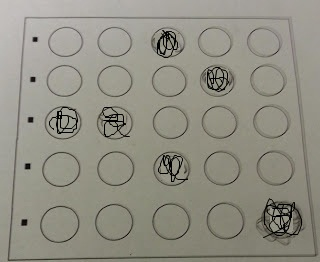
//> input picture testiram/testiram/testiram/testiram/test1.jpg, 320 x 262 px
$ ./main   (built with g++ and OpenCV 4)
//> lines starting //> are read from the running program, lines starting //| are printed output that depends on the picture; after the words box and inside, x2 and y2 are one past the last pixel; in counts of white or black regions, pixels touching at a corner belong together

#include <opencv2/highgui/highgui.hpp>
#include <opencv2/imgproc/imgproc.hpp>
#include <iostream>

using namespace cv;
using namespace std;

struct myclass {
    bool operator() (cv::Point pt1, cv::Point pt2) { return (pt1.x < pt2.x);}
} poredjenjeTacaka;

struct myclass2 {
    bool operator() (double a, double b) { return (a < b);}
} poredjenjeDouble;

Point2f computeIntersect(cv::Vec4i a,
                             cv::Vec4i b)
{
        int x1 = a[0], y1 = a[1], x2 = a[2], y2 = a[3], x3 = b[0], y3 = b[1], x4 = b[2], y4 = b[3];
        float denom;

        if (float d = ((float)(x1 - x2) * (y3 - y4)) - ((y1 - y2) * (x3 - x4)))
        {
                cv::Point2f pt;
                pt.x = ((x1 * y2 - y1 * x2) * (x3 - x4) - (x1 - x2) * (x3 * y4 - y3 * x4)) / d;
                pt.y = ((x1 * y2 - y1 * x2) * (y3 - y4) - (y1 - y2) * (x3 * y4 - y3 * x4)) / d;
                return pt;
        }
        else
                return cv::Point2f(-1, -1);
}

 void sortiranjeCoskova(std::vector<cv::Point2f>& coskovi, cv::Point2f centar)
 {


   std::vector<cv::Point2f> vrh, dno;
   for (int i = 0; i < coskovi.size(); i++)
   {
     if (coskovi[i].y < centar.y)
       vrh.push_back(coskovi[i]);
     else
       dno.push_back(coskovi[i]);
   }

  sort(vrh.begin(),vrh.end(),poredjenjeTacaka);
  sort(dno.begin(),dno.end(),poredjenjeTacaka);

   cv::Point2f gl = vrh[0];
   cv::Point2f gd = vrh[vrh.size()-1];
   cv::Point2f dl = dno[0];
   cv::Point2f dd = dno[dno.size()-1];
   coskovi.clear();

   coskovi.push_back(gl);
   coskovi.push_back(gd);
   coskovi.push_back(dd);
   coskovi.push_back(dl);
   cout<<"gornji lijevi"<<gl<<" gornji desni"<<gd<<" donji desni"<<dd<<" donji lijevi"<<endl;
 }

int main(int argc, char* argv[]){

	const int brPitanja=5;
	const int brOdg=5;
	//inicijalno svi odgovori imaju vrijednost -1
		int tacni[brPitanja][brOdg];
		for (int m=0; m<brPitanja; m++){
		  for (int n=0; n<brOdg; n++){
			  tacni[m][n]=-1;
		  }
		}
		//definisanje tacnih odgovora
	tacni[0][2]=1;
	tacni[1][3]=1;
	tacni[2][0]=1;
	tacni[2][1]=1;
	tacni[3][1]=1;
	tacni[4][3]=1;
	tacni[4][4]=1;

	//ucitavanje slike
	 const char* filename = argc >= 2 ? argv[1] : "test1.jpg";

 Mat img = imread(filename, 0);
//> img: 262 rows x 320 cols, CV_8UC1; min 0, max 194, mean 142.9
 if(img.empty())
 {

     cout << "can not open " << filename << endl;
     return -1;
 }

  cv::GaussianBlur(img,img,cv::Size(3,3),0); //blur
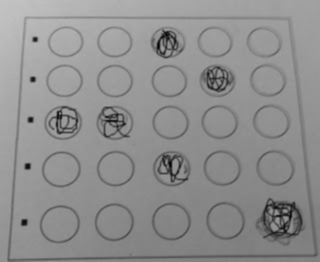
//> img: 262 rows x 320 cols, CV_8UC1; min 1, max 194, mean 142.9
   imshow("primjer0",img);
  adaptiveThreshold(img, img,255,CV_ADAPTIVE_THRESH_MEAN_C, CV_THRESH_BINARY,75,10);
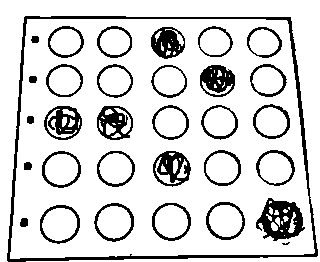
//> img: 262 rows x 320 cols, CV_8UC1; 84.2% white; 32 black regions (1 under 20 px), largest, box (x1, y1, x2, y2) and area: (7, 16, 318, 262) 3046, (256, 198, 305, 241) 1137, (200, 65, 235, 97) 723
  imshow("primjer0.1",img);
  cv::bitwise_not(img, img); //umjesto crno-bijelo ide bijelo-crno
imshow("primjer1",img);

  cv::Mat slika2;
  cvtColor(img,slika2, CV_GRAY2RGB);

    vector<Vec4i> linije;
  HoughLinesP(img, linije, 1, CV_PI/180, 80, 80, 10);
//> linije = 11 lines (x1, y1, x2, y2), first 8: [7, 260, 317, 255], [24, 17, 290, 17], [24, 18, 290, 18], [7, 259, 24, 19], [8, 259, 244, 255], [9, 261, 26, 16], [290, 19, 315, 256], [293, 37, 316, 256]
  cout<<linije.size()<<" linija"<<endl;
//| 11 linija
  for( size_t i = 0; i < linije.size(); i++ )
  {
   Vec4i l = linije[i];
   line( slika2, Point(l[0], l[1]), Point(l[2], l[3]), Scalar(0,255,0), 3, CV_AA);
  }
//> this loop made 11 passes
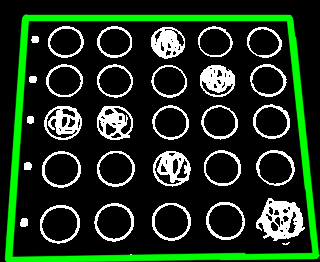
//> slika2: 262 rows x 320 cols, CV_8UC3; mean R, G, B 31, 52.6, 31

  imshow("primjer2",slika2);

    std::vector<cv::Point2f> coskovi;
  for (int i = 0; i < linije.size(); i++)
  {
      for (int j = i+1; j < linije.size(); j++)
      {
          cv::Point2f pt = computeIntersect(linije[i], linije[j]);
          if (pt.x >= 0 && pt.y >= 0 && pt.x < img.cols && pt.y < img.rows)
              coskovi.push_back(pt);
      }
  }
//> this loop made 11 passes
//> after the loop, coskovi = 31 Points (x, y), first 12: [6.93, 260], [9.07, 260], [314.9, 255], [315.9, 255], [314.7, 255], [140.7, 257.8], [314.1, 255.1], [24.14, 17], [25.93, 17], [289.8, 17], [290.9, 17], [289.7, 17]


  cout<<coskovi.size();
//| 31
  cv::Point2f centar(0,0);
  for (int i = 0; i < coskovi.size(); i++)
  centar += coskovi[i];
//> this loop made 31 passes
//> centar on passes 1 to 12: Point(6.93, 260), Point(16, 520), Point(330.9, 775), Point(646.8, 1030), Point(961.5, 1285.1), Point(1102.2, 1542.9), Point(1416.3, 1797.9), Point(1440.5, 1814.9), Point(1466.4, 1831.9), Point(1756.2, 1848.9), Point(2047.1, 1865.9), Point(2336.8, 1882.9)
  centar *= (1./ coskovi.size());
//> centar = Point(206, 164)

   sortiranjeCoskova(coskovi, centar);
//> the loop in sortiranjeCoskova, `for (int i = 0; i < coskovi.size(); i++)` made 31 passes
//> in sortiranjeCoskova, `sort(vrh.begin(),vrh.end(),poredjenjeTacaka);`: vrh = 12 Points (x, y): [24.14, 17], [24.07, 18], [25.93, 17], [25.86, 18], [288.8, 17], [288.9, 18], [289.8, 17], [289.7, 17], [289.9, 18], [289.8, 18], [290.9, 17], [291, 18]
//> in sortiranjeCoskova, `sort(dno.begin(),dno.end(),poredjenjeTacaka);`: dno = 19 Points (x, y), first 12: [6.93, 260], [6.98, 259.3], [7, 259], [9.07, 260], [9.12, 259.2], [9.14, 259], [140.7, 257.8], [314.1, 255.1], [314, 253.8], [314.2, 256], [314.7, 255], [314.8, 253.8]
//> in sortiranjeCoskova, `cv::Point2f gl = vrh[0];`: gl = Point(24.14, 17)
//> in sortiranjeCoskova, `cv::Point2f gd = vrh[vrh.size()-1];`: gd = Point(291, 18)
//> in sortiranjeCoskova, `cv::Point2f dl = dno[0];`: dl = Point(6.93, 260)
//> in sortiranjeCoskova, `cv::Point2f dd = dno[dno.size()-1];`: dd = Point(316, 256)
//> in sortiranjeCoskova, `coskovi.push_back(gl);`: coskovi = 1 Point (x, y): [24.14, 17]
//> in sortiranjeCoskova, `coskovi.push_back(gd);`: coskovi = 2 Points (x, y): [24.14, 17], [291, 18]
//> in sortiranjeCoskova, `coskovi.push_back(dd);`: coskovi = 3 Points (x, y): [24.14, 17], [291, 18], [316, 256]
//> in sortiranjeCoskova, `coskovi.push_back(dl);`: coskovi = 4 Points (x, y): [24.14, 17], [291, 18], [316, 256], [6.93, 260]
//| gornji lijevi[24.1417, 17] gornji desni[291.005, 18] donji desni[315.998, 255.979] donji lijevi

     for (int cor=0; cor<coskovi.size(); cor++){
  // Draw corner points
	cv::circle(slika2, coskovi[0], 3, CV_RGB(255,0,0), 2);
	cv::circle(slika2, coskovi[1], 3, CV_RGB(255,255,0), 2);
	cv::circle(slika2, coskovi[2], 3, CV_RGB(0,0,255), 2);
	cv::circle(slika2, coskovi[3], 3, CV_RGB(255,0,255), 2);
  }
//> this loop made 4 passes
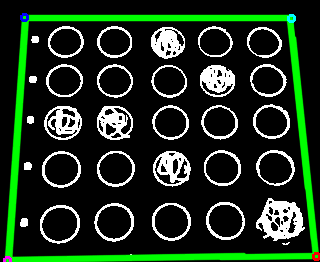
//> slika2: 262 rows x 320 cols, CV_8UC3; 0.25% of pixels changed, all inside (x1, y1, x2, y2) = (3, 13, 320, 262)
       imshow("primjer2.5",slika2);

     Rect r = boundingRect(coskovi);
//> r = Rect(6, 17, 310, 244)
  cout<<r<<endl;
//| [310 x 244 from (6, 17)]
  cv::Mat quad = cv::Mat::zeros(r.height, r.width, CV_8UC3);
//> quad: 244 rows x 310 cols, CV_8UC3; every value is 0
  // Coskovi slike nad kojom vrsimo transformaciju
  std::vector<cv::Point2f> quad_pts;
  quad_pts.push_back(cv::Point2f(0, 0));
  quad_pts.push_back(cv::Point2f(quad.cols, 0));
//> quad_pts = 2 Points (x, y): [0, 0], [310, 0]
  quad_pts.push_back(cv::Point2f(quad.cols, quad.rows));
  quad_pts.push_back(cv::Point2f(0, quad.rows));


      cv::Mat slika3;
  cvtColor(img,slika3, CV_GRAY2RGB);

    // matrica transformacije
  cv::Mat transmtx = cv::getPerspectiveTransform(coskovi, quad_pts);  //prvi param. coskovi stare slike,drugi param. coskovi nove slike
//> transmtx = [[1.15, 0.0815, -29.17], [-0.00441, 1.18, -19.88], [-7.22e-05, 0.00066, 1]]
  // primjena transformacije
  cv::warpPerspective(slika3, quad, transmtx, quad.size());
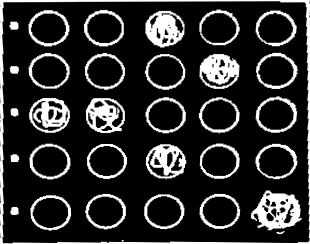
//> quad: 244 rows x 310 cols, CV_8UC3; min 0, max 255, mean 45.7

  imshow("primjer3",quad);

    Mat cimg;

  cvtColor(quad,cimg, CV_BGR2GRAY);
  vector<Vec3f> kruznice;
  HoughCircles(cimg, kruznice, CV_HOUGH_GRADIENT, 1, img.rows/7, 50, 40, 0, 0 );
//> kruznice = 21 circles (x, y, radius), first 12: [137.5, 106.5, 96.6], [132.5, 152.5, 100.8], [77.5, 116.5, 38], [243.5, 146.5, 66], [75.5, 57.5, 56.9], [77.5, 159.5, 45.2], [251.5, 56.5, 55.5], [188.5, 64.5, 40.5], [192.5, 105.5, 44.1], [127.5, 59.5, 58.4], [250.5, 104.5, 46.7], [245.5, 197.5, 44.9]
  for( size_t i = 0; i < kruznice.size(); i++ ){
    Point centar(cvRound(kruznice[i][0]), cvRound(kruznice[i][1]));
    // centar kruznice
    circle( quad, centar, 3, Scalar(0,0,255), -1, 8, 0 );
  }
//> this loop made 21 passes
//> centar on passes 1 to 12: Point(138, 106), Point(132, 152), Point(78, 116), Point(244, 146), Point(76, 58), Point(78, 160), Point(252, 56), Point(188, 64), Point(192, 106), Point(128, 60), Point(250, 104), Point(246, 198)
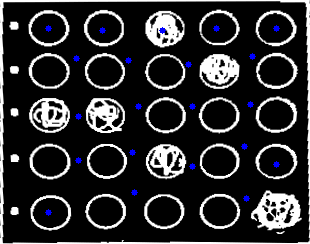
//> quad: 244 rows x 310 cols, CV_8UC3; 0.81% of pixels changed, all inside (x1, y1, x2, y2) = (45, 25, 280, 216)

    imshow("primjer4",quad);

    double prosR = 0;
  vector<double> red;
  vector<double> kol;
  vector<double> poeni;
  //Find rows and columns of circles for interpolation
  for(int i=0;i<kruznice.size();i++){
    bool pronadjen = false;
    int r = cvRound(kruznice[i][2]);
    prosR += r;
    int x = cvRound(kruznice[i][0]);
    int y = cvRound(kruznice[i][1]);
    for(int j=0;j<red.size();j++){
      double y2 = red[j];
      if(y - r < y2 && y + r > y2){
        pronadjen = true;
        break;
      }
    }
    if(!pronadjen){
      red.push_back(y);
    }
    pronadjen = false;
    for(int j=0;j<kol.size();j++){
      double x2 = kol[j];
      if(x - r < x2 && x + r > x2){
        pronadjen = true;
        break;
      }
    }
    if(!pronadjen){
      kol.push_back(x);
    }
  }
//> this loop made 21 passes
//> (r, prosR, x, y, pronadjen) on passes 1 to 12: (97, 97, 138, 106, false), (101, 198, 132, 152, true), (38, 236, 78, 116, false), (66, 302, 244, 146, false), (57, 359, 76, 58, true), (45, 404, 78, 160, true), (56, 460, 252, 56, true), (40, 500, 188, 64, false), (44, 544, 192, 106, true), (58, 602, 128, 60, true), (47, 649, 250, 104, true), (45, 694, 246, 198, true)
//> after the loop, prosR = 911
    prosR /= kruznice.size();
//> prosR = 43.38

  sort(red.begin(),red.end(),poredjenjeDouble);
//> red = [28, 64, 106, 160, 212]
  sort(kol.begin(),kol.end(),poredjenjeDouble);
//> kol = [48, 78, 102, 138, 162, 188, 216, 244, 276]
vector<int> indeksi;
    for(int i=0;i<red.size();i++){
    double max = 0;
//> (the run ends here: the program stops with an error, at `double y = red[i];`)

$ run again, with testiram/testiram/testiram/testiram/test21.png saved as testiram/testiram/testiram/testiram/test1.jpg
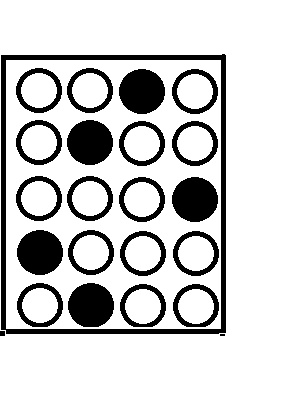
//> input picture testiram/testiram/testiram/testiram/test21.png, 291 x 400 px
//> img is the input picture: 400 rows x 291 cols, CV_8UC1; min 0, max 255, mean 205.7
//> linije = 57 lines (x1, y1, x2, y2), first 8: [221, 336, 226, 55], [2, 335, 2, 54], [1, 335, 1, 55], [5, 334, 5, 54], [3, 335, 3, 54], [0, 331, 226, 331], [92, 176, 226, 310], [96, 177, 226, 307]
//| 57 linija
//> the loop `for( size_t i = 0; i < linije.size(); i++ )` made 57 passes
//> the loop `for (int i = 0; i < linije.size(); i++)` made 57 passes
//> after the loop `for (int i = 0; i < linije.size(); i++)`: coskovi = 961 Points (x, y), first 12: [221.1, 331], [221.5, 305.5], [221.6, 302.6], [222.5, 251.5], [222.4, 254.4], [221.1, 329], [225.4, 87.58], [221.1, 332], [224.4, 143.6], [225.9, 59], [224.4, 145.6], [226, 57.01]
//| 961
//> the loop `for (int i = 0; i < coskovi.size(); i++)` made 961 passes
//> centar on passes 1 to 3: Point(221.1, 331), Point(442.6, 636.5), Point(664.2, 939.1)
//> after the loop `for (int i = 0; i < coskovi.size(); i++)`: centar = Point(115391.6, 184839.3)
//> `centar *= (1./ coskovi.size());`: centar = Point(120.1, 192.3)
//> after the loop in sortiranjeCoskova, `for (int i = 0; i < coskovi.size(); i++)`: vrh = 456 Points (x, y), first 12: [225.4, 87.58], [224.4, 143.6], [225.9, 59], [224.4, 145.6], [226, 57.01], [225.4, 89.62], [226.4, 34.64], [225.9, 58], [226.4, 30.57], [225.5, 82.49], [225.4, 87.57], [225.4, 88.6]; dno = 505 Points (x, y), first 12: [221.1, 331], [221.5, 305.5], [221.6, 302.6], [222.5, 251.5], [222.4, 254.4], [221.1, 329], [221.1, 332], [221.1, 330], [221.1, 333], [220.7, 354.7], [222.6, 248.6], [223.4, 198.4]
//> in sortiranjeCoskova, `sort(vrh.begin(),vrh.end(),poredjenjeTacaka);`: vrh = 456 Points (x, y), first 12: [0, 187], [0, 55], [0, 60], [0, 133], [0, 57.14], [0, 156], [0, 32], [0, 133.8], [0, 132.5], [0, 29], [0, 27], [0, 81]
//> in sortiranjeCoskova, `sort(dno.begin(),dno.end(),poredjenjeTacaka);`: dno = 505 Points (x, y), first 12: [0, 368], [0, 331], [0, 334], [0, 329], [0, 314], [0, 320.6], [0, 209], [0, 308], [0, 206], [0, 261], [0, 313], [0, 332]
//> gl = Point(0, 187)
//> gd = Point(260.5, 54.51)
//> dl = Point(0, 368)
//> dd = Point(253, 334)
//> in sortiranjeCoskova, `coskovi.push_back(gl);`: coskovi = 1 Point (x, y): [0, 187]
//> in sortiranjeCoskova, `coskovi.push_back(gd);`: coskovi = 2 Points (x, y): [0, 187], [260.5, 54.51]
//> in sortiranjeCoskova, `coskovi.push_back(dd);`: coskovi = 3 Points (x, y): [0, 187], [260.5, 54.51], [253, 334]
//> in sortiranjeCoskova, `coskovi.push_back(dl);`: coskovi = 4 Points (x, y): [0, 187], [260.5, 54.51], [253, 334], [0, 368]
//| gornji lijevi[0, 187] gornji desni[260.49, 54.5102] donji desni[253, 334] donji lijevi
//> the loop `for (int cor=0; cor<coskovi.size(); cor++)` made 4 passes
//> after the loop `for (int cor=0; cor<coskovi.size(); cor++)`:
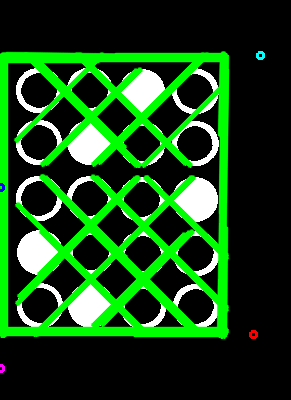
//> slika2: 400 rows x 291 cols, CV_8UC3; mean R, G, B 21.3, 71.9, 21.4
//> `Rect r = boundingRect(coskovi);`: r = Rect(0, 54, 261, 315)
//| [261 x 315 from (0, 54)]
//> transmtx = [[1.51, 0, 0], [0.852, 1.67, -313.2], [0.00198, -0.000102, 1]]
//> kruznice = 5 circles (x, y, radius): [145.5, 148.5, 53.8], [143.5, 69.5, 52.2], [134.5, 233.5, 41.3], [74.5, 129.5, 46.2], [69.5, 215.5, 44.3]
//> the loop `for( size_t i = 0; i < kruznice.size(); i++ )` made 5 passes
//> centar on passes 1 to 5: Point(146, 148), Point(144, 70), Point(134, 234), Point(74, 130), Point(70, 216)
//> the loop `for(int i=0;i<kruznice.size();i++)` made 5 passes
//> (r, prosR, x, y, pronadjen) on passes 1 to 5: (54, 54, 146, 148, false), (52, 106, 144, 70, true), (41, 147, 134, 234, true), (46, 193, 74, 130, false), (44, 237, 70, 216, true)
//> after the loop `for(int i=0;i<kruznice.size();i++)`: prosR = 237
//> `prosR /= kruznice.size();`: prosR = 47.4
//> red = [70, 148, 234]
//> kol = [74, 146]
//> the loop `for(int i=0;i<red.size();i++)` made 3 passes
//> (y, tacnih, kolicnik) on passes 1, 3: (69.5, 1, 0), (233.5, 2, 0)
//> (printed output is left out)
//> after the loop `for(int i=0;i<red.size();i++)`:
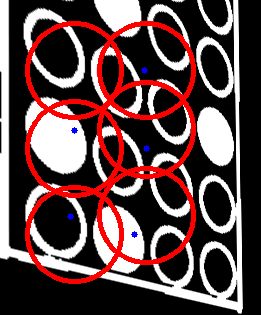
//> quad: 315 rows x 261 cols, CV_8UC3; mean R, G, B 97.1, 71.3, 71.7
//> the loop `for (int pit=0; pit<poeni.size(); pit++ )` made 3 passes
//> after the loop `for (int pit=0; pit<poeni.size(); pit++ )`: zbir = 0
//| Ostvaren broj poena je 0
